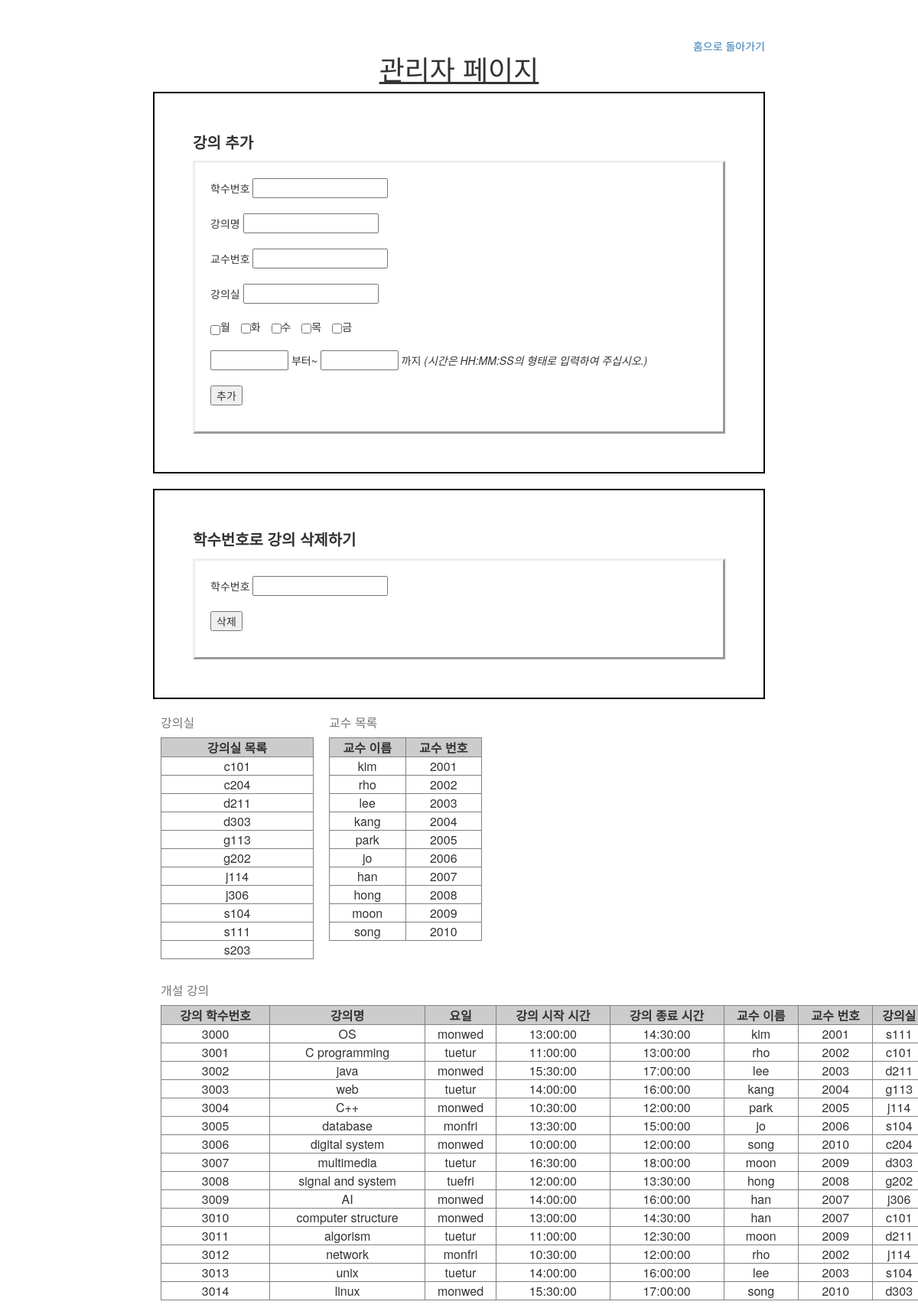
The app's page /admin.php with its own data.
### tables this page shows
CREATE TABLE `room` (
  `r_id` int(11) NOT NULL AUTO_INCREMENT,
  `r_name` varchar(45) NOT NULL,
  `b_num` int(11) NOT NULL,
  PRIMARY KEY (`r_id`),
  KEY `b_num` (`b_num`),
  CONSTRAINT `room_ibfk_1` FOREIGN KEY (`b_num`) REFERENCES `building` (`b_num`) ON DELETE CASCADE ON UPDATE CASCADE
);

CREATE TABLE `professor` (
  `p_id` int(11) NOT NULL AUTO_INCREMENT,
  `p_name` varchar(45) NOT NULL,
  `p_num` int(11) NOT NULL,
  PRIMARY KEY (`p_id`)
);

CREATE TABLE `lecture` (
  `l_num` int(11) NOT NULL,
  `l_name` varchar(45) NOT NULL,
  `week` varchar(45) DEFAULT NULL,
  `start_time` time DEFAULT NULL,
  `end_time` time DEFAULT NULL,
  `p_id` int(11) DEFAULT NULL,
  `r_id` int(11) DEFAULT NULL,
  PRIMARY KEY (`l_num`),
  KEY `p_id` (`p_id`),
  KEY `r_id` (`r_id`),
  CONSTRAINT `lecture_ibfk_1` FOREIGN KEY (`p_id`) REFERENCES `professor` (`p_id`) ON DELETE CASCADE ON UPDATE CASCADE,
  CONSTRAINT `lecture_ibfk_2` FOREIGN KEY (`r_id`) REFERENCES `room` (`r_id`) ON UPDATE CASCADE
);

### admin.php (the view, shortened to what this page needs)
<html>
  <head>
    <link rel="stylesheet" href="https://maxcdn.bootstrapcdn.com/bootstrap/3.4.0/css/bootstrap.min.css">
  </head>
  <body style="padding:50px 200px 50px 200px;">
    <a href="main.html" style="float:right;">홈으로 돌아가기</a>
    <h1 style="text-decoration:underline;"><CENTER>관리자 페이지</h1>
    <div style="border:2px solid black;padding:50px;">
      <p style="font-size:20px;"><strong>강의 추가</strong></p>
      <div style="border-style:outset;padding:20px;">
        <form action='./addData.php' name='' method='post'>
          학수번호
          <input type="text" name="lnum" required><br><br>
           강의명
          <input type="text" name="lname" required><br><br>
          교수번호
          <input type="text" name="pnum" required><br><br>
           강의실
          <input type="text" name="rname" required><br><br>
          <input class="checkbox-inline" type="checkbox" value="mon" name="weekdays[]">월
          <input class="checkbox-inline" type="checkbox" value="tue" name="weekdays[]">화
          <input class="checkbox-inline" type="checkbox" value="wed" name="weekdays[]">수
          <input class="checkbox-inline" type="checkbox" value="thu" name="weekdays[]">목
          <input class="checkbox-inline" type="checkbox" value="fri" name="weekdays[]">금
          <br><br>
          <input type="text" name="start_t" size="10" required> 부터~
          <input type="text" name="end_t" size="10" required> 까지
          <i>(시간은 HH:MM:SS의 형태로 입력하여 주십시오.)</i>
          <br><br>
          <input type="submit" value="추가"/><br>
        </form>
      </div>
    </div>
    <br>
    <div style="border:2px solid black;padding:50px;">
      <p style="font-size:20px;"><strong>학수번호로 강의 삭제하기</strong></p>
      <div style="border-style:outset;padding:20px;">
        <form action='./delData.php' name='' method='post'>
          학수번호
          <input type="text" name="num" required><br><br>
          <input type="submit" value="삭제"/><br>
        </form>
      </div>
    </div>
    <div style="padding:10px;float:left;">
      <table width= "200" border="1" cellspacing="0" cellpadding="10">
        <caption>강의실</caption>
        <tr align="center">
          <th bgcolor="#cccccc"><CENTER>강의실 목록</th>
        </tr>
        <?
          include './dbcon.php';
          $bq="SELECT r_name from room order by r_name;";
          $bre = mysqli_query($connect, $bq) or die(mysqli_error($connect));;
          while ($row = mysqli_fetch_array($bre)) {
        ?>
              <tr><td><CENTER><?=$row['r_name']?></td></tr>
        <?
          }
        ?>
    </table>
    </div>
    <div style="padding:10px;float:left;">
      <table width= "200" border="1" cellspacing="0" cellpadding="10">
        <caption>교수 목록</caption>
        <tr align="center">
          <th bgcolor="#cccccc"><CENTER>교수 이름</th>
          <th bgcolor="#cccccc"><CENTER>교수 번호</th>
        </tr>
        <?
          include './dbcon.php';
          $pq="SELECT p_name,p_num from professor order by p_num;";
          $pre = mysqli_query($connect, $pq) or die(mysqli_error($connect));;
          while ($row = mysqli_fetch_array($pre)) {
        ?>
              <tr>
                <td><CENTER><?=$row['p_name']?></td>
                <td><CENTER><?=$row['p_num']?></td>
              </tr>
        <?
          }
        ?>
    </table>
    </div>
    <div style="padding:10px;float:left;">
      <table width= "1000" border="1" cellspacing="0" cellpadding="10">
        <caption>개설 강의</caption>
        <tr align="center">
          <th bgcolor="#cccccc"><CENTER>강의 학수번호</th>
          <th bgcolor="#cccccc"><CENTER>강의명</th>
          <th bgcolor="#cccccc"><CENTER>요일</th>
          <th bgcolor="#cccccc"><CENTER>강의 시작 시간</th>
          <th bgcolor="#cccccc"><CENTER>강의 종료 시간</th>
          <th bgcolor="#cccccc"><CENTER>교수 이름</th>
          <th bgcolor="#cccccc"><CENTER>교수 번호</th>
          <th bgcolor="#cccccc"><CENTER>강의실</th>
        </tr>
        <?
          include './dbcon.php';
          $lq="SELECT l_num,l_name,week,start_time,end_time,p_name,p_num,r_name
                from lecture L join professor P on L.p_id=P.p_id
                join room R on L.r_id=R.r_id
                order by l_num;";
          $lre = mysqli_query($connect, $lq) or die(mysqli_error($connect));;
          while ($row = mysqli_fetch_array($lre)) {
        ?>
              <tr>
                <td><CENTER><?=$row['l_num']?></td>
                <td><CENTER><?=$row['l_name']?></td>
                <td><CENTER><?=$row['week']?></td>
                <td><CENTER><?=$row['start_time']?></td>
                <td><CENTER><?=$row['end_time']?></td>
                <td><CENTER><?=$row['p_name']?></td>
                <td><CENTER><?=$row['p_num']?></td>
                <td><CENTER><?=$row['r_name']?></td>
              </tr>
        <?
          }
        ?>
    </table>
    </div>
  </body>
</html>

### records on screen
room: r_name "c101"
room: r_name "c204"
room: r_name "d211"
room: r_name "d303"
room: r_name "g113"
room: r_name "g202"
room: r_name "j114"
room: r_name "j306"
room: r_name "s104"
room: r_name "s111"
room: r_name "s203"
professor: p_name "kim", p_num "2001"
professor: p_name "rho", p_num "2002"
professor: p_name "lee", p_num "2003"
professor: p_name "kang", p_num "2004"
professor: p_name "park", p_num "2005"
professor: p_name "jo", p_num "2006"
professor: p_name "han", p_num "2007"
professor: p_name "hong", p_num "2008"
professor: p_name "moon", p_num "2009"
professor: p_name "song", p_num "2010"
lecture: l_num "3000", l_name "OS", week "monwed", start_time "13:00:00", end_time "14:30:00", p.p_name "kim", p.p_num "2001", r.r_name "s111"
lecture: l_num "3001", l_name "C programming", week "tuetur", start_time "11:00:00", end_time "13:00:00", p.p_name "rho", p.p_num "2002", r.r_name "c101"
lecture: l_num "3002", l_name "java", week "monwed", start_time "15:30:00", end_time "17:00:00", p.p_name "lee", p.p_num "2003", r.r_name "d211"
lecture: l_num "3003", l_name "web", week "tuetur", start_time "14:00:00", end_time "16:00:00", p.p_name "kang", p.p_num "2004", r.r_name "g113"
lecture: l_num "3004", l_name "C++", week "monwed", start_time "10:30:00", end_time "12:00:00", p.p_name "park", p.p_num "2005", r.r_name "j114"
lecture: l_num "3005", l_name "database", week "monfri", start_time "13:30:00", end_time "15:00:00", p.p_name "jo", p.p_num "2006", r.r_name "s104"
lecture: l_num "3006", l_name "digital system", week "monwed", start_time "10:00:00", end_time "12:00:00", p.p_name "song", p.p_num "2010", r.r_name "c204"
lecture: l_num "3007", l_name "multimedia", week "tuetur", start_time "16:30:00", end_time "18:00:00", p.p_name "moon", p.p_num "2009", r.r_name "d303"
lecture: l_num "3008", l_name "signal and system", week "tuefri", start_time "12:00:00", end_time "13:30:00", p.p_name "hong", p.p_num "2008", r.r_name "g202"
lecture: l_num "3009", l_name "AI", week "monwed", start_time "14:00:00", end_time "16:00:00", p.p_name "han", p.p_num "2007", r.r_name "j306"
lecture: l_num "3010", l_name "computer structure", week "monwed", start_time "13:00:00", end_time "14:30:00", p.p_name "han", p.p_num "2007", r.r_name "c101"
lecture: l_num "3011", l_name "algorism", week "tuetur", start_time "11:00:00", end_time "12:30:00", p.p_name "moon", p.p_num "2009", r.r_name "d211"
lecture: l_num "3012", l_name "network", week "monfri", start_time "10:30:00", end_time "12:00:00", p.p_name "rho", p.p_num "2002", r.r_name "j114"
lecture: l_num "3013", l_name "unix", week "tuetur", start_time "14:00:00", end_time "16:00:00", p.p_name "lee", p.p_num "2003", r.r_name "s104"
lecture: l_num "3014", l_name "linux", week "monwed", start_time "15:30:00", end_time "17:00:00", p.p_name "song", p.p_num "2010", r.r_name "d303"
